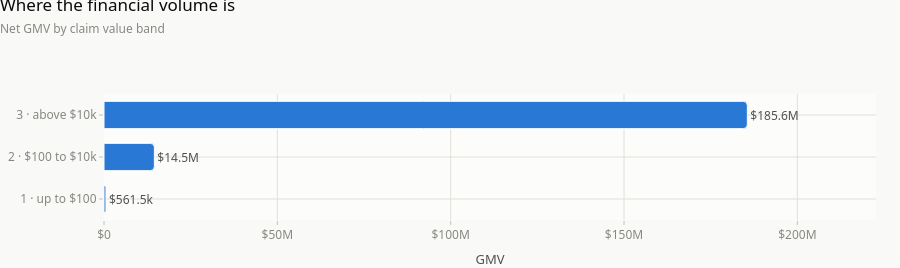

Here is the notebook cell this chart was saved with:
### Code cell
# Two measures on incomparable scales (GMV in millions, take rate in thousandths
# of a percent) => two charts. Never a secondary axis.
bar(bands, x="gmv", y="band",
    title="Where the financial volume is",
    note="Net GMV by claim value band", xtitle="GMV")

### Figure 1 — Plotly figure (JSON) as saved in the notebook; plotly's stock layout.template omitted (floating-point values rounded to 4 significant figures)
{"data": [{"customdata": ["$561.5k", "$14.5M", "$185.6M"], "hovertemplate": "<b>%{y}</b><br>GMV: %{customdata}<extra></extra>", "marker": {"color": "#2a78d6", "cornerradius": 4, "line": {"color": "#fcfcfb", "width": 1}}, "orientation": "h", "text": ["$561.5k", "$14.5M", "$185.6M"], "textfont": {"color": "#52514e", "size": 12}, "textposition": "outside", "type": "bar", "x": [561500.0, 14530000.0, 185600000.0], "y": ["1 · up to $100", "2 · $100 to $10k", "3 · above $10k"]}], "layout": {"bargap": 0.35, "height": 268, "margin": {"b": 48, "l": 8, "r": 24, "t": 94}, "showlegend": false, "title": {"text": "Where the financial volume is<br><span style='font-size:12px;font-weight:400;color:#898781'>Net GMV by claim value band</span>", "y": 0.96, "yanchor": "top"}, "xaxis": {"range": [0, 222700000.0], "separatethousands": true, "tickformat": "~s", "tickprefix": "$", "title": {"text": "GMV"}}, "yaxis": {"title": {}}}}
